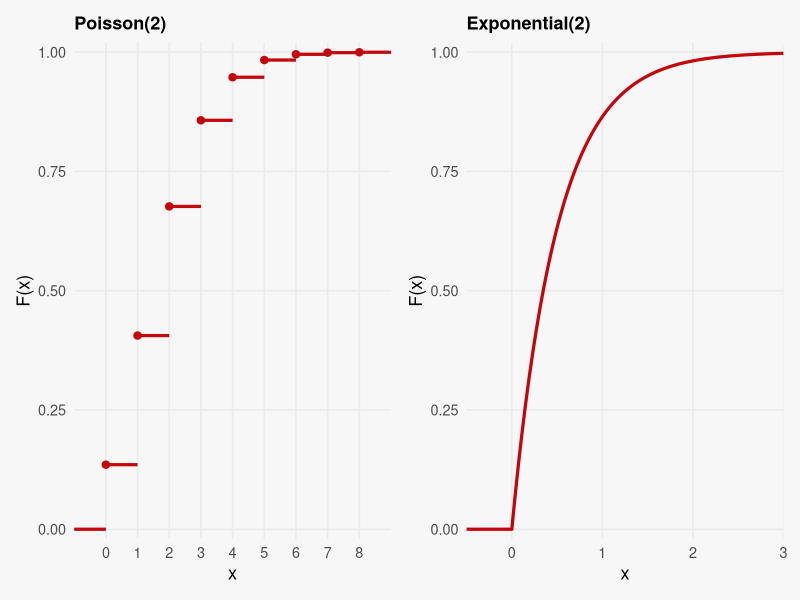
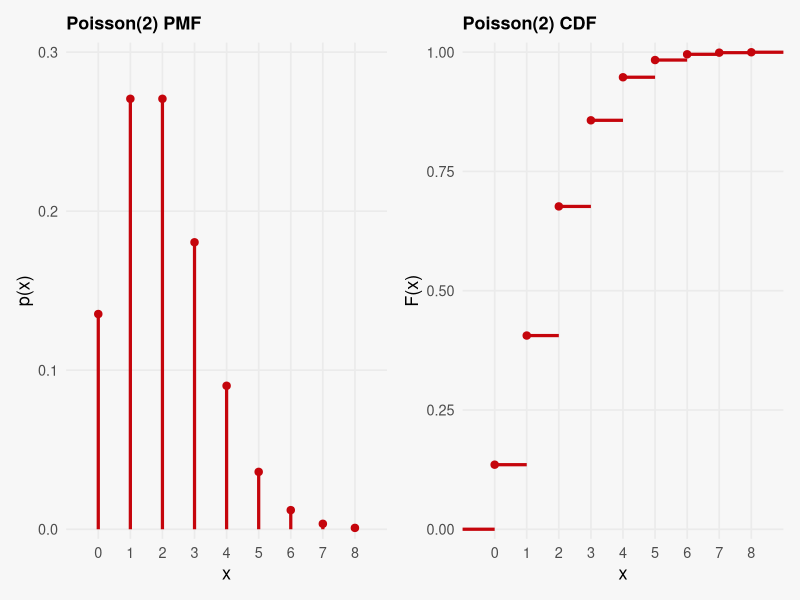
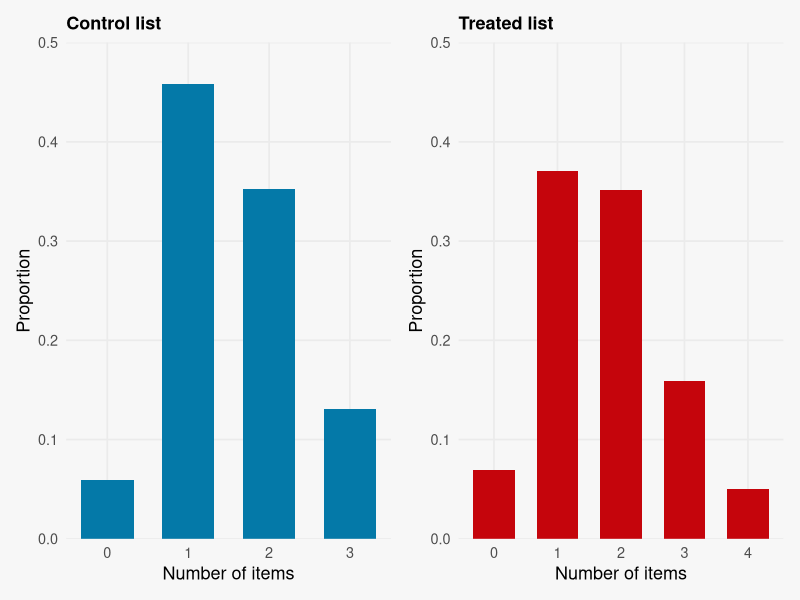
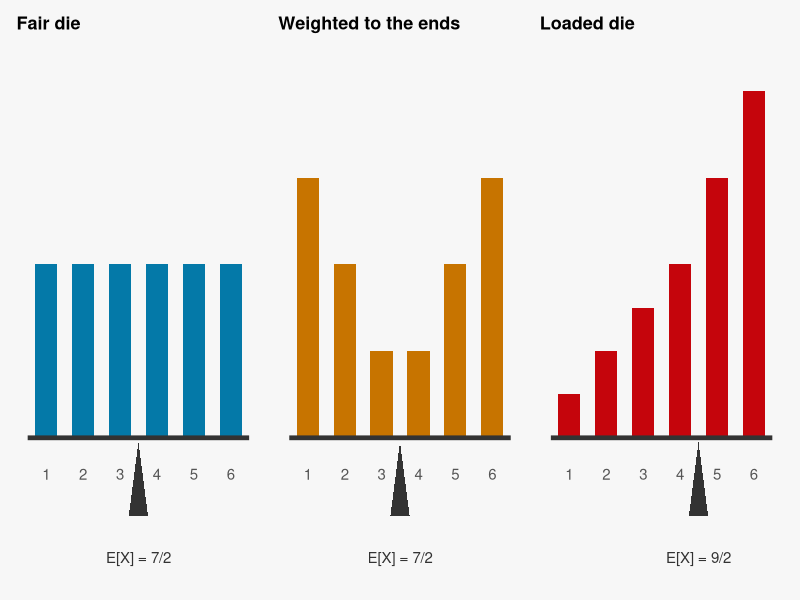
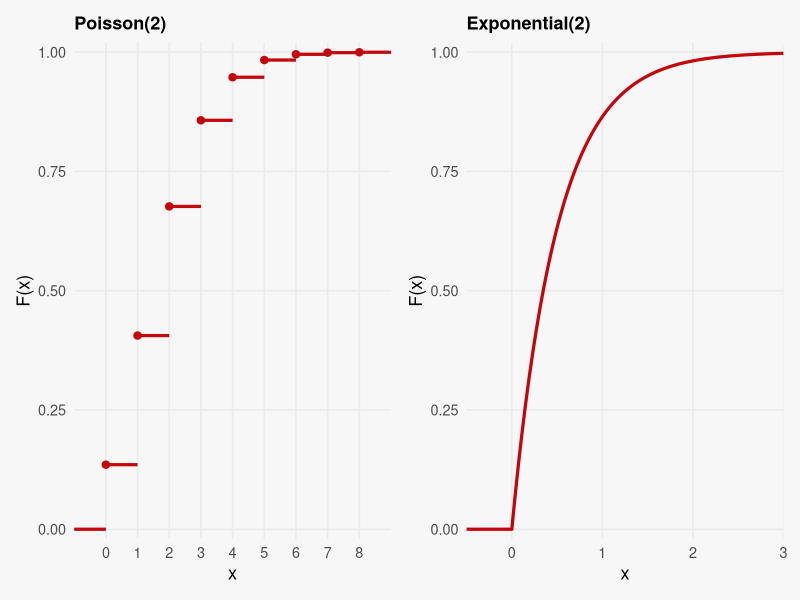
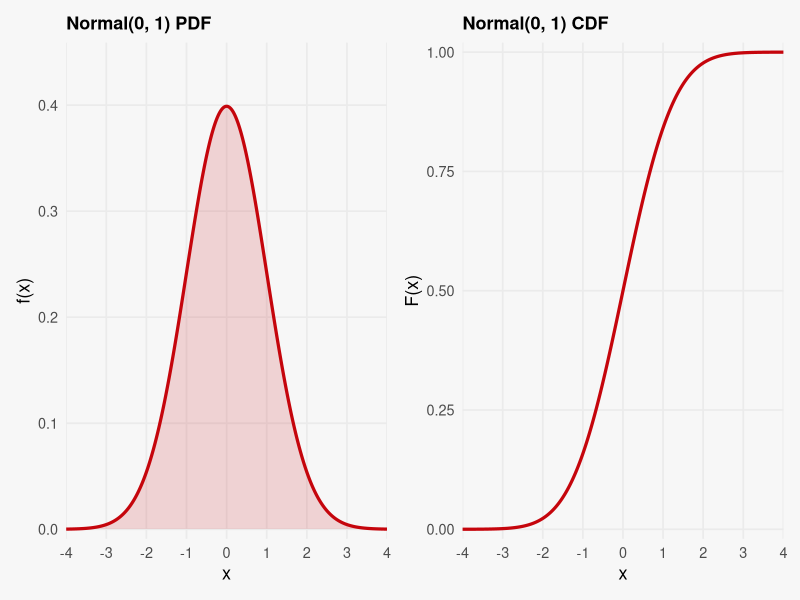
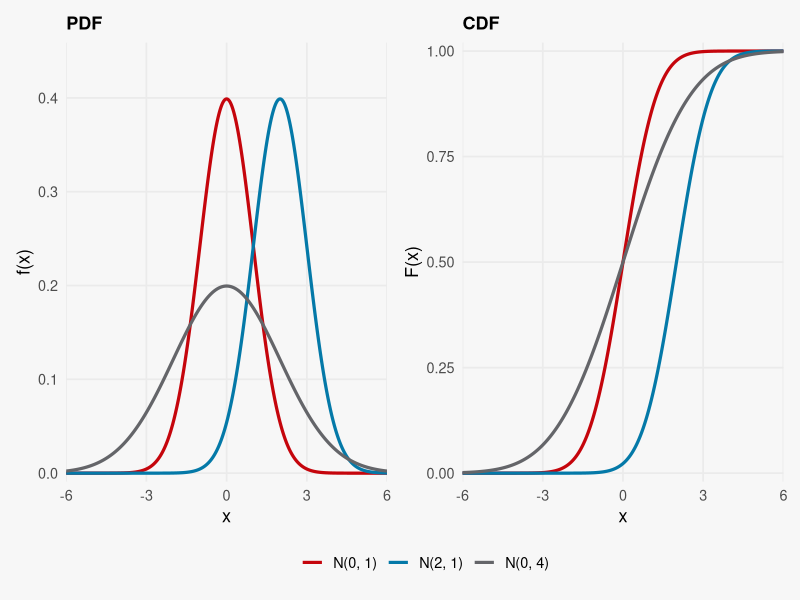
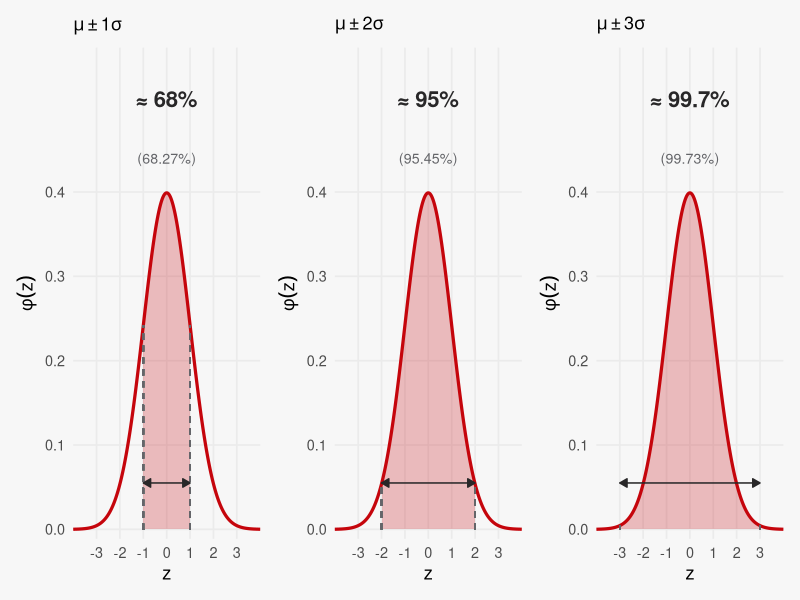

Reproduce these figures in R, in order.
## ---- chunk 1
#| echo: false
#| fig-width: 9
#| fig-height: 2.7
#| fig-align: center

library(ggplot2)
library(patchwork)

cdf_theme <- theme_minimal(base_size = 13) +
  theme(panel.grid.minor = element_blank(),
        plot.title = element_text(size = 13, face = "bold"),
        plot.background = element_rect(fill = "#F7F7F7", colour = NA),
        panel.background = element_rect(fill = "#F7F7F7", colour = NA))

# Poisson CDF is a step function: flat on [k, k + 1), closed at the left end
k <- 0:8
pois <- data.frame(k = k, F = ppois(k, lambda = 2))

p_pois <- ggplot(pois) +
  geom_segment(aes(x = k, xend = k + 1, y = F, yend = F),
               linewidth = 1.1, colour = "#c5050c") +
  annotate("segment", x = -1, xend = 0, y = 0, yend = 0,
           linewidth = 1.1, colour = "#c5050c") +
  geom_point(aes(k, F), size = 2.2, colour = "#c5050c") +
  scale_x_continuous(breaks = 0:8, limits = c(-1, 9), expand = c(0, 0)) +
  scale_y_continuous(limits = c(0, 1), expand = c(0.02, 0)) +
  labs(title = "Poisson(2)", x = "x", y = "F(x)") +
  cdf_theme

# Exponential with rate 2: the waiting time between events of a rate-2 Poisson process
x <- seq(-0.5, 3, length.out = 400)
p_exp <- ggplot(data.frame(x = x, F = pexp(x, rate = 2)), aes(x, F)) +
  geom_line(linewidth = 1.1, colour = "#c5050c") +
  scale_x_continuous(limits = c(-0.5, 3), expand = c(0, 0)) +
  scale_y_continuous(limits = c(0, 1), expand = c(0.02, 0)) +
  labs(title = "Exponential(2)", x = "x", y = "F(x)") +
  cdf_theme

# patchwork draws its own (white) background around the two panels
p_pois + p_exp +
  plot_annotation(theme = theme(plot.background = element_rect(fill = "#F7F7F7", colour = NA)))
## ---- chunk 2
#| echo: false
#| fig-width: 9
#| fig-height: 2.7
#| fig-align: center

# Reuses p_pois and cdf_theme from the CDF slide
p_pmf <- ggplot(data.frame(k = k, p = dpois(k, lambda = 2)), aes(k, p)) +
  geom_segment(aes(xend = k, y = 0, yend = p), linewidth = 1.1, colour = "#c5050c") +
  geom_point(size = 2.2, colour = "#c5050c") +
  scale_x_continuous(breaks = 0:8, limits = c(-1, 9), expand = c(0, 0)) +
  scale_y_continuous(limits = c(0, 0.3), expand = c(0.02, 0)) +
  labs(title = "Poisson(2) PMF", x = "x", y = "p(x)") +
  cdf_theme

p_pmf + (p_pois + labs(title = "Poisson(2) CDF")) +
  plot_annotation(theme = theme(plot.background = element_rect(fill = "#F7F7F7", colour = NA)))
## ---- chunk 3
#| echo: false
#| message: false
#| fig-width: 9
#| fig-height: 3.2
#| fig-align: center

# Empirical PMFs of the item counts, one panel per list
mexico <- read.csv("data/mexico_list.csv")

list_hist <- function(d, J, colour, title) {
  props <- data.frame(y = 0:J, p = as.numeric(table(factor(d$y, levels = 0:J))) / nrow(d))
  ggplot(props, aes(y, p)) +
    geom_col(width = 0.65, fill = colour) +
    scale_x_continuous(breaks = 0:J) +
    scale_y_continuous(limits = c(0, 0.5), expand = c(0, 0)) +
    labs(title = title, x = "Number of items", y = "Proportion") +
    cdf_theme
}

list_hist(subset(mexico, treat == 0), 3, "#0479A8", "Control list") +
  list_hist(subset(mexico, treat == 1), 4, "#c5050c", "Treated list") +
  plot_annotation(theme = theme(plot.background = element_rect(fill = "#F7F7F7", colour = NA)))
## ---- chunk 4
#| echo: false
#| fig-width: 10
#| fig-height: 2.4
#| fig-align: center

# Expectation as the balancing point: the PMF's bars sit on a beam (the x-axis)
# and the triangle is the fulcrum at E[X]. Weights are chosen so every E[X] is a
# half: the fair die balances at 7/2, the symmetric (3:2:1:1:2:3)/12 die also
# at 7/2 despite its different shape, the loaded die (1:2:3:4:6:8)/24 at 9/2.
die_pmf <- function(w, colour, title) {
  d <- data.frame(x = 1:6, p = w / sum(w))
  ev <- sum(d$x * d$p)
  ggplot(d, aes(x, p)) +
    geom_col(width = 0.6, fill = colour) +
    annotate("segment", x = 0.5, xend = 6.5, y = 0, yend = 0,
             linewidth = 1.6, colour = "#333333") +
    annotate("polygon", x = ev + c(-0.26, 0.26, 0), y = c(-0.075, -0.075, -0.004),
             fill = "#333333") +
    # Outcomes sit just under the beam; E[X] is a half, so the fulcrum falls
    # between two of them rather than on top of one
    annotate("text", x = 1:6, y = -0.035, label = 1:6, size = 3.8, colour = "#555555") +
    annotate("text", x = ev, y = -0.115, size = 3.8, colour = "#333333",
             label = paste0("E[X] = ", ev * 2, "/2")) +
    scale_x_continuous(breaks = NULL) +
    scale_y_continuous(breaks = NULL, limits = c(-0.14, 0.38), expand = c(0, 0)) +
    labs(title = title, x = NULL, y = NULL) +
    cdf_theme +
    theme(panel.grid = element_blank())
}

die_pmf(rep(1, 6), "#0479A8", "Fair die") +
  die_pmf(c(3, 2, 1, 1, 2, 3), "#C77400", "Weighted to the ends") +
  die_pmf(c(1, 2, 3, 4, 6, 8), "#c5050c", "Loaded die") +
  plot_annotation(theme = theme(plot.background = element_rect(fill = "#F7F7F7", colour = NA)))
## ---- chunk 5
#| echo: true
#| message: false

library(tidyverse)
library(knitr)

# Sample means of the item count in each group
mexico |>
  group_by(Group = if_else(treat == 1, "Treated", "Control")) |>
  summarize(`Mean count` = mean(y), N = n()) |>
  kable(digits = 3)

# List experiment estimate of theta vs. share admitting vote buying when asked directly
mexico |>
  summarize(`List experiment` = mean(y[treat == 1]) - mean(y[treat == 0]),
            `Direct question` = mean(direct)) |>
  kable(digits = 3)
## ---- chunk 6
#| echo: false
#| fig-width: 9
#| fig-height: 2.7
#| fig-align: center

# Same figure as the CDF slide: reuses p_pois and p_exp from that chunk
p_pois + p_exp +
  plot_annotation(theme = theme(plot.background = element_rect(fill = "#F7F7F7", colour = NA)))
## ---- chunk 7
#| echo: false
#| fig-width: 9
#| fig-height: 3.5
#| fig-align: center

# Reuses cdf_theme from the CDF slide
zz <- seq(-4, 4, length.out = 600)

p_norm_pdf <- ggplot(data.frame(x = zz, f = dnorm(zz)), aes(x, f)) +
  geom_area(fill = "#c5050c", alpha = 0.15) +
  geom_line(linewidth = 1.1, colour = "#c5050c") +
  scale_x_continuous(breaks = -4:4, limits = c(-4, 4), expand = c(0, 0)) +
  scale_y_continuous(limits = c(0, 0.45), expand = c(0.02, 0)) +
  labs(title = "Normal(0, 1) PDF", x = "x", y = "f(x)") +
  cdf_theme

p_norm_cdf <- ggplot(data.frame(x = zz, F = pnorm(zz)), aes(x, F)) +
  geom_line(linewidth = 1.1, colour = "#c5050c") +
  scale_x_continuous(breaks = -4:4, limits = c(-4, 4), expand = c(0, 0)) +
  scale_y_continuous(limits = c(0, 1), expand = c(0.02, 0)) +
  labs(title = "Normal(0, 1) CDF", x = "x", y = "F(x)") +
  cdf_theme

p_norm_pdf + p_norm_cdf +
  plot_annotation(theme = theme(plot.background = element_rect(fill = "#F7F7F7", colour = NA)))
## ---- chunk 8
#| echo: false
#| fig-width: 9
#| fig-height: 3.2
#| fig-align: center

norm_pars <- expand.grid(x = seq(-6, 6, length.out = 600),
                         par = c("N(0, 1)", "N(2, 1)", "N(0, 4)"))
norm_pars$mu <- c(0, 2, 0)[as.integer(norm_pars$par)]
norm_pars$sd <- c(1, 1, 2)[as.integer(norm_pars$par)]
norm_pars$f <- dnorm(norm_pars$x, norm_pars$mu, norm_pars$sd)
norm_pars$F <- pnorm(norm_pars$x, norm_pars$mu, norm_pars$sd)

norm_cols <- c("N(0, 1)" = "#c5050c", "N(2, 1)" = "#0479a8", "N(0, 4)" = "#646569")

p_par_pdf <- ggplot(norm_pars, aes(x, f, colour = par)) +
  geom_line(linewidth = 1.1) +
  scale_colour_manual(values = norm_cols, name = NULL) +
  scale_x_continuous(limits = c(-6, 6), expand = c(0, 0)) +
  scale_y_continuous(limits = c(0, 0.45), expand = c(0.02, 0)) +
  labs(title = "PDF", x = "x", y = "f(x)") +
  cdf_theme + theme(legend.position = "bottom")

p_par_cdf <- ggplot(norm_pars, aes(x, F, colour = par)) +
  geom_line(linewidth = 1.1) +
  scale_colour_manual(values = norm_cols, name = NULL) +
  scale_x_continuous(limits = c(-6, 6), expand = c(0, 0)) +
  scale_y_continuous(limits = c(0, 1), expand = c(0.02, 0)) +
  labs(title = "CDF", x = "x", y = "F(x)") +
  cdf_theme + theme(legend.position = "bottom")

p_par_pdf + p_par_cdf + plot_layout(guides = "collect") +
  plot_annotation(theme = theme(plot.background = element_rect(fill = "#F7F7F7", colour = NA),
                                legend.position = "bottom"))
## ---- chunk 9
#| echo: false
#| fig-width: 10
#| fig-height: 2.9
#| fig-align: center

# `rule` is the rounded number students should memorize; the exact integral sits below it
sd_panel <- function(k, rule) {
  d <- data.frame(x = seq(-4, 4, length.out = 800))
  d$f <- dnorm(d$x)
  prob <- pnorm(k) - pnorm(-k)
  ggplot(d, aes(x, f)) +
    geom_area(data = subset(d, x >= -k & x <= k), fill = "#c5050c", alpha = 0.25) +
    geom_line(linewidth = 1.1, colour = "#c5050c") +
    geom_segment(x = -k, xend = -k, y = 0, yend = dnorm(k),
                 linetype = "dashed", colour = "#646569") +
    geom_segment(x = k, xend = k, y = 0, yend = dnorm(k),
                 linetype = "dashed", colour = "#646569") +
    # double-headed arrow marking the width of the interval
    annotate("segment", x = -k, xend = k, y = 0.055, yend = 0.055,
             colour = "#282728", linewidth = 0.5,
             arrow = arrow(ends = "both", length = unit(0.045, "npc"), type = "closed")) +
    # sit the labels in headroom above the peak so they never cross the density
    annotate("text", x = 0, y = 0.51, label = rule,
             size = 5.6, fontface = "bold", colour = "#282728") +
    annotate("text", x = 0, y = 0.44, label = sprintf("(%.2f%%)", 100 * prob),
             size = 3.6, colour = "#646569") +
    scale_x_continuous(breaks = -3:3, limits = c(-4, 4), expand = c(0, 0)) +
    scale_y_continuous(breaks = seq(0, 0.4, 0.1), limits = c(0, 0.56),
                       expand = c(0.02, 0)) +
    labs(title = bquote(mu %+-% .(k) * sigma), x = "z", y = expression(phi(z))) +
    cdf_theme
}

sd_panel(1, "\u2248 68%") + sd_panel(2, "\u2248 95%") + sd_panel(3, "\u2248 99.7%") +
  plot_annotation(theme = theme(plot.background = element_rect(fill = "#F7F7F7", colour = NA)))
